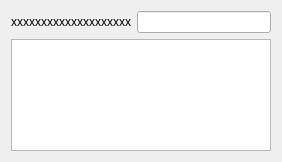
<?xml version="1.0" encoding="UTF-8"?>
<ui version="4.0">
 <class>DataChosseForm</class>
 <widget class="QWidget" name="DataChosseForm">
  <property name="geometry">
   <rect>
    <x>0</x>
    <y>0</y>
    <width>282</width>
    <height>162</height>
   </rect>
  </property>
  <property name="windowTitle">
   <string>Form</string>
  </property>
  <layout class="QVBoxLayout" name="verticalLayout">
   <item>
    <layout class="QHBoxLayout" name="horizontalLayout">
     <item>
      <widget class="QLabel" name="label">
       <property name="text">
        <string>xxxxxxxxxxxxxxxxxxxx</string>
       </property>
      </widget>
     </item>
     <item>
      <widget class="QLineEdit" name="lineEdit"/>
     </item>
    </layout>
   </item>
   <item>
    <widget class="QListWidget" name="listWidget"/>
   </item>
  </layout>
 </widget>
 <resources/>
 <connections/>
</ui>
